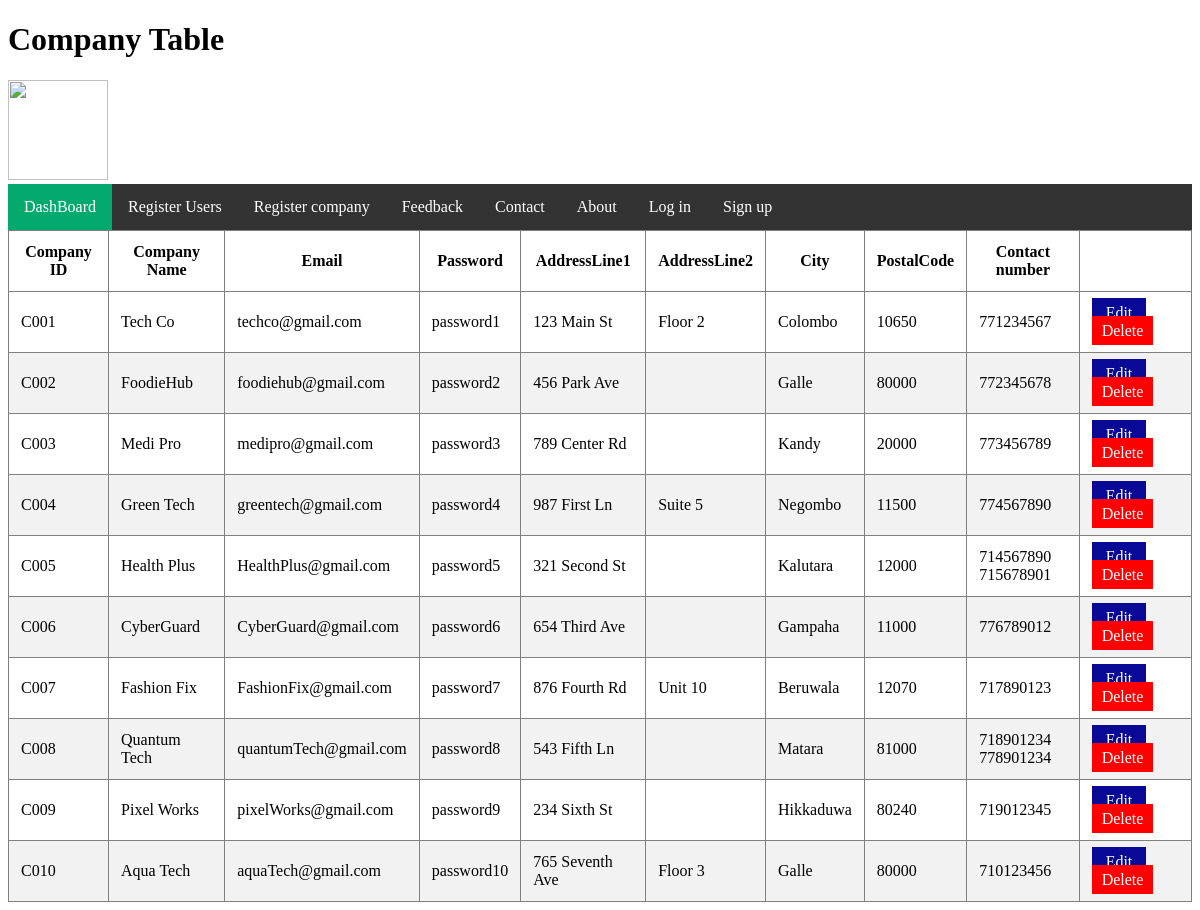
Screenshot of /php/admin-reg-company.php with the database file from the repository.
### tables this page shows
CREATE TABLE Company (
  company_id VARCHAR(50) NOT NULL,
  company_name VARCHAR(100) NOT NULL,
  email VARCHAR(100) NOT NULL,
  company_password VARCHAR(100) NOT NULL,
  address_line1 VARCHAR(100) NOT NULL,
  address_line2 VARCHAR(100),
  city VARCHAR(100) NOT NULL,
  post_code INT NOT NULL,
  CONSTRAINT PK_Company PRIMARY KEY (company_id)
);

CREATE TABLE Company_contact_num (
  company_id VARCHAR(50) NOT NULL,
  contact_num INT NOT NULL,
  CONSTRAINT PK_Company_contact_num PRIMARY KEY (company_id, contact_num),
  CONSTRAINT FK_Company_contact_num_Company FOREIGN KEY (company_id) REFERENCES Company(company_id)
);

### php/admin-reg-company.php (the view, shortened to what this page needs)
<?php
    $sql_company = "Select * From company";
    $result_company = mysqli_query($conn, $sql_company);
?>
<!DOCTYPE html>
<html>
<head>
    <link rel="stylesheet" href="admin-style.css">
</head>
<body>
    <h1>Company Table</h1>
    <img class="admin-logo" src="logo.jpg" alt="">
    <div class="nav-bar-div">
        <ul>
            <li><a class="active" href="dashboard.php">DashBoard</a></li>
            <li><a href="admin-reg-user.php">Register Users</a></li>
            <li><a href="admin-reg-company.php">Register company</a></li>
            <li><a href="feedback.php">Feedback</a></li>
            <li><a href="#contact">Contact</a></li>
            <li><a href="#about">About</a></li>
            <li><a href="#about">Log in</a></li>
            <li><a href="#about">Sign up</a></li>
        </ul>
    </div>
    <table border="1px solod black">
        <thead>
            <tr>
                <th>Company ID</th>
                <th>Company Name</th>
                <th>Email</th>
                <th>Password</th>
                <th>AddressLine1</th>
                <th>AddressLine2</th>
                <th>City</th>
                <th>PostalCode</th>
                <th>Contact number</th>
            </tr>
        </thead>
        <tbody>
            <?php
                if($result_company->num_rows > 0) {
                    while($row=$result_company->fetch_assoc()) {
                        $id = $row['company_id'];
            ?>
                    <tr>
                        <td><?php echo $row['company_id']; ?>
                        <td><?php echo $row['company_name']; ?>
                        <td><?php echo $row['email']; ?>
                        <td><?php echo $row['company_password'] ?>
                        <td><?php echo $row['address_line1']; ?>
                        <td><?php echo $row['address_line2']; ?>
                        <td><?php echo $row['city']; ?>
                        <td><?php echo $row['post_code']; ?>
                        <td>
                        <?php
                    $sql_user_contNo = "SELECT * FROM company_contact_num WHERE company_id = '$id'";
                    $result_company_contNo = mysqli_query($conn, $sql_user_contNo);
                    if($result_company_contNo->num_rows > 0) {
                while($row = $result_company_contNo->fetch_assoc()) {
            ?>
                    <?php echo $row['contact_num']. "<br>";?>
                    <?php
                }
            } ?></td>
                        <td> <a class="update-btn" href="updateCompany.php?updateid=<?php echo $row['company_id'];?>">Edit</a> &nbsp; <a class="delete-bttn" href="deleteCompany.php?deleteid=<?php echo $row['company_id']; ?>">Delete</a></td>
                        </tr>
                    <?php
            }
        }
        ?>
        </tbody>
    </table>
</body>
</html>

### js/admin-style.css (style rules this page uses)
ul { list-style-type: none; margin: 0; padding: 0; overflow: hidden; background-color: #333; }
li { float: left; }
li a { display: block; color: white; text-align: center; padding: 14px 16px; text-decoration: none; }
.active { background-color: #04AA6D; }
table { border-collapse: collapse; }
td, th { padding: 12px; font-size: 16px; }
tr:nth-child(even) { background-color: #f2f2f2; }
a { text-decoration: none; }
.update-btn { border: none; background-color: rgb(9, 9, 150); color: white; padding: 6px 14px; }
.delete-bttn { border: none; background-color: rgb(255, 0, 0); color: white; padding: 6px 10px; }
.admin-logo { height: 100px; width: 100px; }

### rows the page displays
company: company_id "C001", company_name "Tech Co", email "techco@gmail.com", company_password "password1", address_line1 "123 Main St", address_line2 "Floor 2", city "Colombo", post_code "10650"
company_contact_num: contact_num "771234567"
company: company_id "C002", company_name "FoodieHub", email "foodiehub@gmail.com", company_password "password2", address_line1 "456 Park Ave", city "Galle", post_code "80000"
company_contact_num: contact_num "772345678"
company: company_id "C003", company_name "Medi Pro", email "medipro@gmail.com", company_password "password3", address_line1 "789 Center Rd", city "Kandy", post_code "20000"
company_contact_num: contact_num "773456789"
company: company_id "C004", company_name "Green Tech", email "greentech@gmail.com", company_password "password4", address_line1 "987 First Ln", address_line2 "Suite 5", city "Negombo", post_code "11500"
company_contact_num: contact_num "774567890"
company: company_id "C005", company_name "Health Plus", email "HealthPlus@gmail.com", company_password "password5", address_line1 "321 Second St", city "Kalutara", post_code "12000"
company_contact_num: contact_num "714567890"
company_contact_num: contact_num "715678901"
company: company_id "C006", company_name "CyberGuard", email "CyberGuard@gmail.com", company_password "password6", address_line1 "654 Third Ave", city "Gampaha", post_code "11000"
company_contact_num: contact_num "776789012"
company: company_id "C007", company_name "Fashion Fix", email "FashionFix@gmail.com", company_password "password7", address_line1 "876 Fourth Rd", address_line2 "Unit 10", city "Beruwala", post_code "12070"
company_contact_num: contact_num "717890123"
company: company_id "C008", company_name "Quantum Tech", email "quantumTech@gmail.com", company_password "password8", address_line1 "543 Fifth Ln", city "Matara", post_code "81000"
company_contact_num: contact_num "718901234"
company_contact_num: contact_num "778901234"
company: company_id "C009", company_name "Pixel Works", email "pixelWorks@gmail.com", company_password "password9", address_line1 "234 Sixth St", city "Hikkaduwa", post_code "80240"
company_contact_num: contact_num "719012345"
company: company_id "C010", company_name "Aqua Tech", email "aquaTech@gmail.com", company_password "password10", address_line1 "765 Seventh Ave", address_line2 "Floor 3", city "Galle", post_code "80000"
company_contact_num: contact_num "710123456"
